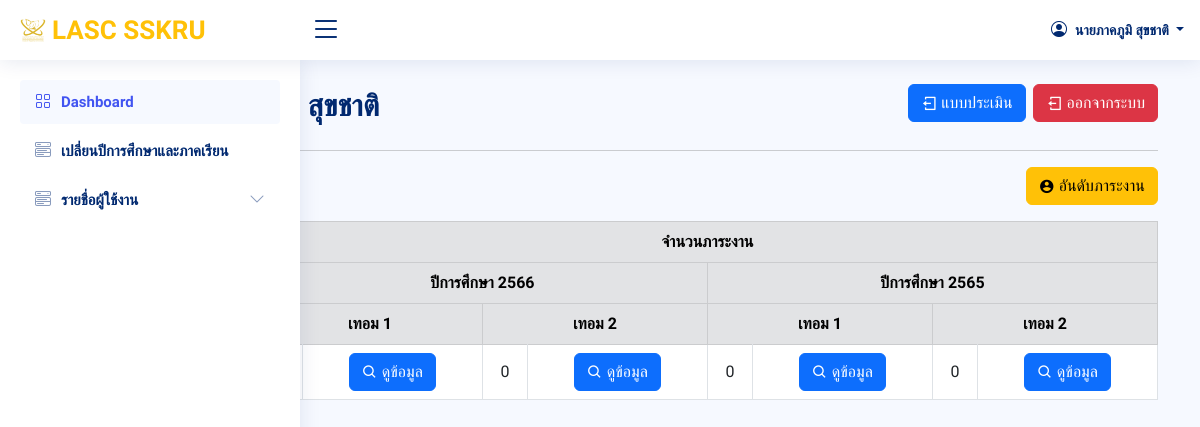
/index_admin.php?page=admin/dashboard (signed in), run on the app's committed database.
### tables this page shows
CREATE TABLE `users` (
  `userId` int(20) NOT NULL,
  `academic_rank` varchar(50) NOT NULL,
  `nametitle` varchar(50) NOT NULL,
  `firstname` varchar(50) NOT NULL,
  `lastname` varchar(50) NOT NULL,
  `branch` varchar(50) NOT NULL,
  `email` varchar(50) NOT NULL,
  `password` varchar(255) NOT NULL,
  `urole` varchar(50) NOT NULL,
  `isAdmin` varchar(10) NOT NULL,
  `created_at` timestamp NOT NULL DEFAULT current_timestamp()
);

CREATE TABLE `term_year` (
  `id` int(1) NOT NULL,
  `term` int(1) NOT NULL,
  `year` int(4) NOT NULL
);

CREATE TABLE `vadmin` (
  `userId` varchar(50) NOT NULL,
  `id` int(20) NOT NULL,
  `term` int(1) NOT NULL,
  `year` int(4) NOT NULL,
  `academic_rank` varchar(50) NOT NULL,
  `nametitle` varchar(50) NOT NULL,
  `firstname` varchar(50) NOT NULL,
  `lastname` varchar(50) NOT NULL,
  `amount_work` float NOT NULL
);

### admin/dashboard.php (the view, shortened to what this page needs)
<?php
    require "config/db.php";
    $found = false;
?>
<?php
    $stmt = $conn->query("SELECT * FROM `term_year` where id = 1");
    $stmt->execute();
    $term_year = $stmt->fetch();
    $year = $term_year['year'];
    if (isset($_SESSION['userId'])) {
        $userId = $_SESSION['userId'];
        $stmt = $conn->query("SELECT * FROM users WHERE userId = '$userId'");
        $stmt->execute();
        $row = $stmt->fetch(PDO::FETCH_ASSOC);
    }
?>
<div class="container">
    <div class="d-flex justify-content-between align-items-center">
        <div class="pagetitle mt-3">
            <h1 style="font-size: 30px;">
            <?php
                if($row['academic_rank'] == 'ไม่มี'){
                    echo  $row['nametitle'] . $row['firstname'] . ' ' . $row['lastname'];
                }elseif(($row['academic_rank'] == 'ศาสตราจารย์' or $row['academic_rank'] == 'รองศาสตราจารย์' or $row['academic_rank'] == 'ผู้ช่วยศาสตราจารย์')and $row['nametitle'] == 'ดร.'){
                    echo $row['academic_rank'] . ' ' . $row['nametitle'] . $row['firstname'] . ' ' . $row['lastname'];
                }elseif(($row['academic_rank'] == 'ศาสตราจารย์' or $row['academic_rank'] == 'รองศาสตราจารย์' or $row['academic_rank'] == 'ผู้ช่วยศาสตราจารย์')and ($row['nametitle'] == 'นาย' or $row['nametitle'] == 'นาง' or $row['nametitle'] == 'นางสาว')){
                    echo $row['academic_rank'] . $row['firstname'] . ' ' . $row['lastname'];
                }
            ?>
            </h1>
        </div>
        <div class="d-flex">
            <div class="icon d-flex align-items-center">
                <a href="index.php?page=users/dashboard" class="btn btn-primary d-flex align-items-center"><i class="ri-logout-box-line"></i> &nbsp;แบบประเมิน</a>
            </div>&nbsp;&nbsp;
            <div class="icon d-flex align-items-center">
                <a href="logout.php" class="btn btn-danger d-flex align-items-center"><i class="ri-logout-box-line"></i> &nbsp;ออกจากระบบ</a>
            </div>
        </div>
    </div>
    <hr>
    <div class="d-flex justify-content-end">
        <div class="d-inline justify-content-end">
            <button class="btn btn-warning mb-3" type="button" data-bs-toggle="modal" data-bs-target="#rank">
                <div class="icon d-flex">
                    <i class="ri-account-circle-fill"></i> &nbsp;
                    <div class="label">อันดับภาระงาน</div>
                </div>
            </button>
        </div>
    </div>
    <table class="table table-bordered text-center align-middle">
        <thead class="align-middle table-secondary">
            <tr>
                <th rowspan="3">ชื่อ</th>
                <th colspan="8">จำนวนภาระงาน</th>
            </tr>
            <tr>
                <th colspan="4">ปีการศึกษา <?= $year  ?></th>
                <th colspan="4">ปีการศึกษา <?= $year - 1 ?></th>
            </tr>
            <tr>
                <th colspan="2">เทอม 1</th>
                <th colspan="2">เทอม 2</th>
                <th colspan="2">เทอม 1</th>
                <th colspan="2">เทอม 2</th>
            </tr>
        </thead>
        <tbody>
            <?php
                $stmt = $conn->query("SELECT * FROM Vadmin WHERE `year` = '$year' and term = 1 ORDER BY userId ASC");
                $stmt->execute();
                $current_year_term1 = $stmt->fetchAll();
                if (!$current_year_term1) {
                    echo "<tr><td colspan='8' class='text-center'>ไม่มีข้อมูล</td></tr>";
                } else {
                    foreach ($current_year_term1 as $CYT1) {
            ?>
                        <tr>
                            <td>
                            </td>
                            <td><?= $CYT1['amount_work'] ?></td>
                            <td>
                                <a href="?page=admin/dashboard&userId=<?= $CYT1['userId']; ?>&term=<?= $CYT1['term'] ?>&year=<?= $CYT1['year'] ?>" class="btn btn-primary">
                                    <div class="icon d-flex align-items-center">
                                        <i class="bx bx-search"></i> &nbsp;
                                        <div class="label">ดูข้อมูล</div>
                                    </div>
                                </a>
                            </td>
                            <?php if (!$found) { ?>
                                <td>0</td>
                                <td>
                                    <a class="btn btn-primary">
                                        <div class="icon d-flex align-items-center">
                                            <i class="bx bx-search"></i> &nbsp;
                                            <div class="label">ดูข้อมูล</div>
                                        </div>
                                    </a>
                                </td>
                            <?php }
                                $found = false;
                            ?>
                            <?php if (!$found) { ?>
                                <td>0</td>
                                <td>
                                    <a class="btn btn-primary">
                                        <div class="icon d-flex align-items-center">
                                            <i class="bx bx-search"></i> &nbsp;
                                            <div class="label">ดูข้อมูล</div>
                                        </div>
                                    </a>
                                </td>
                            <?php }
                                $found = false;
                            ?>
                            <?php if (!$found) { ?>
                                <td>0</td>
                                <td>
                                    <a class="btn btn-primary">
                                        <div class="icon d-flex align-items-center">
                                            <i class="bx bx-search"></i> &nbsp;
                                            <div class="label">ดูข้อมูล</div>
                                        </div>
                                    </a>
                                </td>
                            <?php }
                                $found = false;
                            ?>
                        </tr>
            <?php } } ?>
        </tbody>
    </table>
</div>

### index_admin.php (shortened to what this page needs)
<?php
  require_once 'config/db.php';
  $userId = $_SESSION['userId'];
  $stmt = $conn->query("SELECT * FROM term_year where id = 1");
  $stmt->execute();
  $term_year = $stmt->fetch();
  $term =  $term_year['term'];
  $year =  $term_year['year'];
  if (isset($_SESSION['userId'])) {
    $stmt = $conn->query("SELECT * FROM users WHERE userId = '$userId'");
    $stmt->execute();
    $row = $stmt->fetch(PDO::FETCH_ASSOC);
  }
  $stmt = $conn->prepare("SELECT * FROM Vadmin WHERE userId = :userId AND term = :term AND year = :year");
  $stmt->bindParam(':userId', $userId);
  $stmt->bindParam(':term', $term);
  $stmt->bindParam(':year', $year);
  $stmt->execute();
?>
<!DOCTYPE html>
<html lang="en">
<head>
  <link href="assets/vendor/bootstrap/css/bootstrap.min.css" rel="stylesheet">
  <link href="assets/vendor/bootstrap-icons/bootstrap-icons.css" rel="stylesheet">
  <link href="assets/vendor/boxicons/css/boxicons.min.css" rel="stylesheet">
  <link href="assets/vendor/quill/quill.snow.css" rel="stylesheet">
  <link href="assets/vendor/quill/quill.bubble.css" rel="stylesheet">
  <link href="assets/vendor/remixicon/remixicon.css" rel="stylesheet">
  <link href="assets/vendor/simple-datatables/style.css" rel="stylesheet">
  <link href="assets/css/style.css" rel="stylesheet">
</head>
<body>
  <header id="header" class="header fixed-top d-flex align-items-center">
    <div class="d-flex align-items-center justify-content-between">
      <a class="logo d-flex align-items-center">
        <img src="assets/img/logo_lasc1.png" alt="โลโก้คณะ">
        <span class="d-none d-lg-block" style="color: #ffc107;">LASC SSKRU</span>
      </a>
      <i class="bi bi-list toggle-sidebar-btn"></i>
    </div>
    <nav class="header-nav ms-auto">
      <ul class="d-flex align-items-center">
        <li class="nav-item dropdown pe-3">
          <a class="nav-link nav-profile d-flex align-items-center pe-0" href="#" data-bs-toggle="dropdown">
          <i class="bi bi-person-circle"></i>
            <span class="d-none d-md-block dropdown-toggle ps-2">
            <?php
              if($row['academic_rank'] == 'ไม่มี'){
                echo  $row['nametitle'] . $row['firstname'] . ' ' . $row['lastname'];
              }elseif(($row['academic_rank'] == 'ศาสตราจารย์' or $row['academic_rank'] == 'รองศาสตราจารย์' or $row['academic_rank'] == 'ผู้ช่วยศาสตราจารย์')and $row['nametitle'] == 'ดร.'){
                echo $row['academic_rank'] . ' ' . $row['nametitle'] . $row['firstname'] . ' ' . $row['lastname'];
              }elseif(($row['academic_rank'] == 'ศาสตราจารย์' or $row['academic_rank'] == 'รองศาสตราจารย์' or $row['academic_rank'] == 'ผู้ช่วยศาสตราจารย์')and ($row['nametitle'] == 'นาย' or $row['nametitle'] == 'นาง' or $row['nametitle'] == 'นางสาว')){
                echo $row['academic_rank'] . $row['firstname'] . ' ' . $row['lastname'];
              }
            ?>
            </span>
          </a>
        </li>
      </ul>
    </nav>
  </header>
  <aside id="sidebar" class="sidebar">
    <ul class="sidebar-nav" id="sidebar-nav">
      <li class="nav-item">
        <a class="nav-link " href="index_admin.php?page=admin/dashboard">
          <i class="bi bi-grid"></i>
          <span>Dashboard</span>
        </a>
      </li>
      <li class="nav-item">
        <a class="nav-link collapsed" href="index_admin.php?page=admin/change_term_year">
          <i class="bi bi-menu-button-wide"></i>
          <span>เปลี่ยนปีการศึกษาและภาคเรียน</span>
        </a>
      </li>
      <li class="nav-item">
        <a class="nav-link collapsed" data-bs-target="#components-nav1" data-bs-toggle="collapse" href="#">
          <i class="bi bi-menu-button-wide"></i><span>รายชื่อผู้ใช้งาน</span><i class="bi bi-chevron-down ms-auto"></i>
        </a>
      </li>
    </ul>
  </aside>
  <main>
    <br>
    <br>
    <br>
    <?php
    $page = $_GET['page'];
    include $page . ('.php');
    ?>
  </main>
</body>
</html>

### assets/css/style.css (style rules this page uses)
:root { scroll-behavior: smooth; }
body { font-family: 'Kanit', sans-serif; background: #f6f9ff; color: #444444; }
a { color: #4154f1; text-decoration: none; }
h1, h2, h3, h4, h5, h6 { font-family: 'Kanit', sans-serif; }
.pagetitle { margin-bottom: 10px; }
.pagetitle h1 { font-size: 24px; margin-bottom: 0; font-weight: 600; color: #012970; }
.logo { line-height: 1; }
@media (min-width: 1200px) { .logo { width: 280px; } }
.logo img { max-height: 26px; margin-right: 6px; }
.logo span { font-size: 26px; font-weight: 700; font-family: 'Kanit', sans-serif; }
.header { transition: all 0.5s; z-index: 997; height: 60px; box-shadow: 0px 2px 20px rgba(1, 41, 112, 0.1); background-color: #fff; padding-left: 20px; }
.header .toggle-sidebar-btn { font-size: 32px; padding-left: 10px; cursor: pointer; color: #012970; }
.header-nav ul { list-style: none; }
.header-nav>ul { margin: 0; padding: 0; }
.header-nav .nav-profile { color: #012970; }
.header-nav .nav-profile span { font-size: 14px; font-weight: 600; }
.sidebar { position: fixed; top: 60px; left: 0; bottom: 0; width: 300px; z-index: 996; transition: all 0.3s; padding: 20px; overflow-y: auto; scrollbar-width: thin; scrollbar-color: #aab7cf transparent; box-shadow: 0px 0px 20px rgba(1, 41, 112, 0.1); background-color: #fff; }
.sidebar-nav { padding: 0; margin: 0; list-style: none; }
.sidebar-nav li { padding: 0; margin: 0; list-style: none; }
.sidebar-nav .nav-item { margin-bottom: 5px; }
.sidebar-nav .nav-link { display: flex; align-items: center; font-size: 15px; font-weight: 600; color: #4154f1; transition: 0.3; background: #f6f9ff; padding: 10px 15px; border-radius: 4px; }
.sidebar-nav .nav-link i { font-size: 16px; margin-right: 10px; color: #4154f1; }
.sidebar-nav .nav-link.collapsed { color: #012970; background: #fff; }
.sidebar-nav .nav-link.collapsed i { color: #899bbd; }
.sidebar-nav .nav-link .bi-chevron-down { margin-right: 0; transition: transform 0.2s ease-in-out; }

### data on the page
users: nametitle "นาย", firstname "ภาคภูมิ", lastname "สุขชาติ"
term_year: year "2566", $year-1 "2565"
